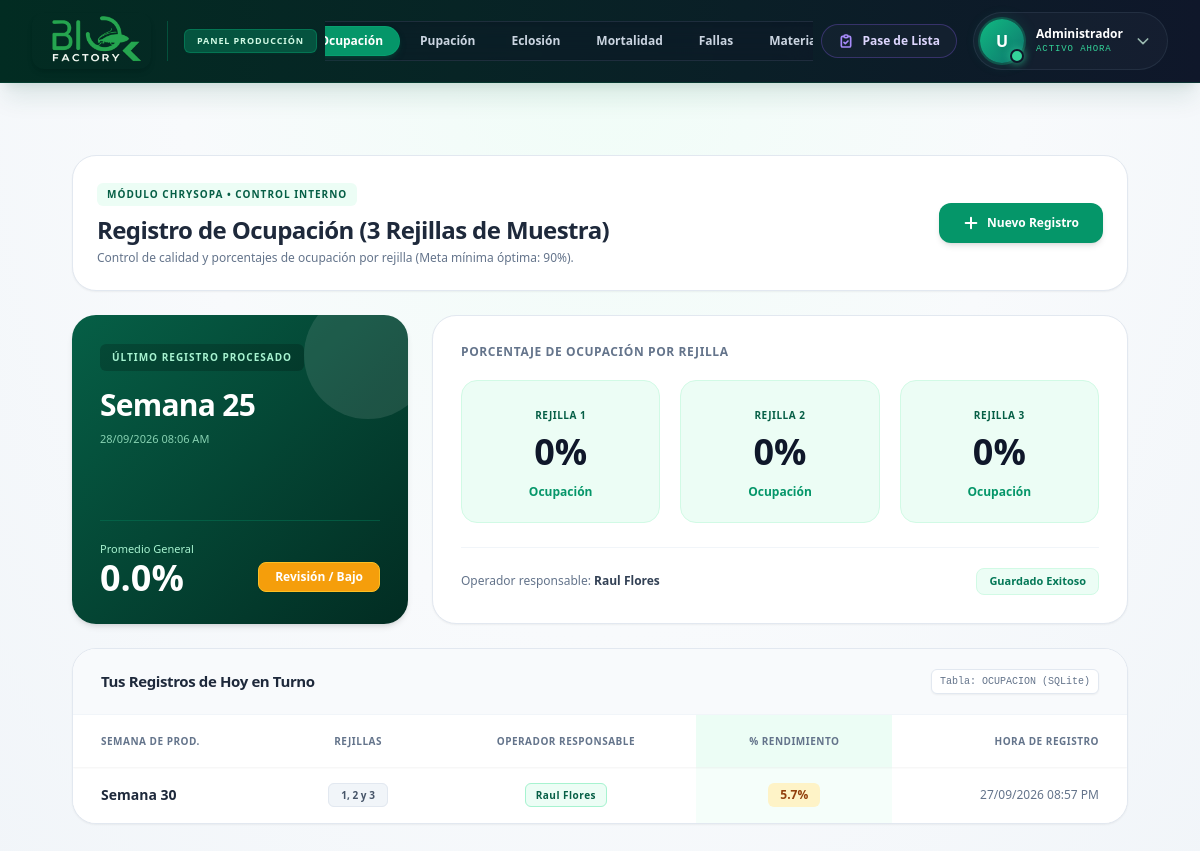
/piso/chrysopa/ocupacion, run on the app's committed database.
### tables this page shows
CREATE TABLE PROD_DETALLE_CHRYSOPA (
    id_detallechr INTEGER PRIMARY KEY AUTOINCREMENT,
    id_lote INTEGER,
    semana INTEGER,
    id_operador INTEGER,
    fecha_registro DATETIME
);

CREATE TABLE USUARIOS (
    id_usuario INTEGER PRIMARY KEY AUTOINCREMENT,
    id_area INTEGER,
    nombre_usuario VARCHAR(150) NOT NULL,
    puesto VARCHAR(100),
    nip_firma VARCHAR(50)
, estatus TEXT DEFAULT 'Activo');

### routes/prod_chrysopa.py (the view)
@prod_chrysopa_bp.route('/ocupacion')
def ocupacion():
    try:
        conn = get_db_connection()
        cursor = conn.cursor()
        cursor.execute("""
            SELECT P.id_detallechr, P.id_lote, P.semana, P.fecha_registro, U.nombre_usuario
            FROM PROD_DETALLE_CHRYSOPA P
            JOIN USUARIOS U ON P.id_operador = U.id_usuario
            ORDER BY P.id_detallechr DESC LIMIT 1
        """)
        ultimo_lote = cursor.fetchone()
        resumen_ultimo = None
        if ultimo_lote:
            id_cabecera = ultimo_lote['id_detallechr']
            cursor.execute("SELECT numero_orificio, cantidad FROM OCUPACION WHERE id_detallechr = ?", (id_cabecera,))
            orificios = cursor.fetchall()
            r1 = sum(1 for o in orificios if 1 <= o['numero_orificio'] <= 100 and o['cantidad'] > 0)
            r2 = sum(1 for o in orificios if 101 <= o['numero_orificio'] <= 200 and o['cantidad'] > 0)
            r3 = sum(1 for o in orificios if 201 <= o['numero_orificio'] <= 300 and o['cantidad'] > 0)
            promedio = round((r1 + r2 + r3) / 3, 1)
            resumen_ultimo = {
                'lote': ultimo_lote['id_lote'], 'semana': ultimo_lote['semana'],
                'fecha': datetime.strptime(ultimo_lote['fecha_registro'], '%Y-%m-%d %H:%M:%S').strftime('%d/%m/%Y %I:%M %p'),
                'operador': ultimo_lote['nombre_usuario'], 'r1': r1, 'r2': r2, 'r3': r3,
                'promedio': promedio, 'estatus': "Aceptado" if promedio >= 90.0 else "Revisión / Bajo"
            }
        cursor.execute("""
            SELECT P.id_detallechr, P.semana, P.fecha_registro, U.nombre_usuario
            FROM PROD_DETALLE_CHRYSOPA P
            JOIN USUARIOS U ON P.id_operador = U.id_usuario
            ORDER BY P.id_detallechr DESC LIMIT 10
        """)
        historial = []
        for fila in cursor.fetchall():
            cursor.execute("SELECT numero_orificio, cantidad FROM OCUPACION WHERE id_detallechr = ?", (fila['id_detallechr'],))
            orifs = cursor.fetchall()
            if orifs:
                h1 = sum(1 for o in orifs if 1 <= o['numero_orificio'] <= 100 and o['cantidad'] > 0)
                h2 = sum(1 for o in orifs if 101 <= o['numero_orificio'] <= 200 and o['cantidad'] > 0)
                h3 = sum(1 for o in orifs if 201 <= o['numero_orificio'] <= 300 and o['cantidad'] > 0)
                historial.append({
                    'semana': fila['semana'], 'operador': fila['nombre_usuario'],
                    'fecha': datetime.strptime(fila['fecha_registro'], '%Y-%m-%d %H:%M:%S').strftime('%d/%m/%Y %I:%M %p'),
                    'porcentaje': round((h1 + h2 + h3) / 3, 1)
                })
        conn.close()
    except Exception as e:
        resumen_ultimo = None; historial = []
    return render_template('produccion/chrysopa/ocupacion.html', ultimo=resumen_ultimo, historial=historial)

### routes/prod_chrysopa.py (called while the page is built)
def get_db_connection():
    conn = sqlite3.connect('Bd_SIO-AGRO.db', isolation_level=None)
    conn.row_factory = sqlite3.Row
    return conn

### templates/produccion/chrysopa/ocupacion.html (shortened to what this page needs)
{% extends "produccion/base_produc.html" %}
{% block navbar_menu %}
<div class="flex items-center gap-1 p-1 bg-slate-900/40 rounded-full border border-slate-700/50 backdrop-blur-md shadow-inner">
    <a href="{{ url_for('prod_chrysopa.ocupacion') }}" class="px-3 sm:px-4 py-1.5 rounded-full text-[11px] sm:text-xs font-bold text-white bg-emerald-600 shadow-md shadow-emerald-900/50 border border-emerald-500/30 transition-all cursor-default whitespace-nowrap">Ocupación</a>
    <a href="{{ url_for('prod_chrysopa.pupacion') }}" class="px-3 sm:px-4 py-1.5 rounded-full text-[11px] sm:text-xs font-bold text-slate-300 hover:text-white hover:bg-slate-700/50 transition-all whitespace-nowrap">Pupación</a>
    <a href="{{ url_for('prod_chrysopa.eclosion') }}" class="px-3 sm:px-4 py-1.5 rounded-full text-[11px] sm:text-xs font-bold text-slate-300 hover:text-white hover:bg-slate-700/50 transition-all whitespace-nowrap">Eclosión</a>
    <a href="{{ url_for('prod_chrysopa.mortalidad') }}" class="px-3 sm:px-4 py-1.5 rounded-full text-[11px] sm:text-xs font-bold text-slate-300 hover:text-white hover:bg-slate-700/50 transition-all whitespace-nowrap">Mortalidad</a>
    <a href="{{ url_for('prod_chrysopa.fallas') }}" class="px-3 sm:px-4 py-1.5 rounded-full text-[11px] sm:text-xs font-bold text-slate-300 hover:text-white hover:bg-slate-700/50 transition-all whitespace-nowrap">Fallas</a>
    <a href="{{ url_for('prod_chrysopa.materiales') }}" class="px-3 sm:px-4 py-1.5 rounded-full text-[11px] sm:text-xs font-bold text-slate-300 hover:text-white hover:bg-slate-700/50 transition-all whitespace-nowrap">Material</a>
</div>
{% endblock %}
{% block content %}
    <main class="flex-1 overflow-y-auto p-6 lg:p-10">
        <div class="max-w-[1200px] mx-auto space-y-6">
            <div class="bg-white border border-slate-200 p-6 rounded-3xl shadow-sm flex flex-col md:flex-row justify-between items-start md:items-center gap-4">
                <div>
                    <div class="inline-flex items-center gap-1.5 px-2.5 py-1 rounded-md bg-emerald-50 text-emerald-800 text-[10px] font-bold tracking-widest uppercase mb-2">
                        Módulo Chrysopa &bull; Control Interno
                    </div>
                    <h1 class="text-2xl font-black text-slate-800 tracking-tight mb-1">Registro de Ocupación (3 Rejillas de Muestra)</h1>
                    <p class="text-xs text-slate-500 font-medium">Control de calidad y porcentajes de ocupación por rejilla (Meta mínima óptima: 90%).</p>
                </div>
                <button onclick="abrirConfiguracionLote()" class="bg-emerald-600 hover:bg-emerald-700 text-white text-xs font-bold py-3 px-6 rounded-xl transition-all flex items-center gap-2 shadow-md whitespace-nowrap">
                    <svg class="w-4 h-4 font-bold" fill="none" stroke="currentColor" viewBox="0 0 24 24"><path stroke-linecap="round" stroke-linejoin="round" stroke-width="3" d="M12 4v16m8-8H4"></path></svg>
                    Nuevo Registro
                </button>
            </div>
            {% if ultimo %}
            <div class="grid grid-cols-1 lg:grid-cols-12 gap-6">
                <div class="lg:col-span-4 bg-gradient-to-br from-emerald-800 to-emerald-950 text-white p-7 rounded-3xl shadow-md flex flex-col justify-between relative overflow-hidden">
                    <div class="absolute -right-6 -top-6 w-32 h-32 bg-white/10 rounded-full"></div>
                    <div>
                        <span class="inline-block text-[10px] font-bold tracking-widest uppercase text-emerald-200 bg-black/20 px-3 py-1.5 rounded-md mb-4">Último Registro Procesado</span>
                        <h2 class="text-3xl font-black tracking-tight mb-1 relative z-10">Semana {{ ultimo.semana }}</h2>
                        <div class="flex items-center gap-3 mt-2 relative z-10">
                            <p class="text-[11px] text-emerald-200/80">{{ ultimo.fecha }}</p>
                        </div>
                    </div>
                    <div class="mt-8 border-t border-emerald-700/50 pt-5 flex items-end justify-between relative z-10">
                        <div>
                            <p class="text-[11px] text-emerald-200 font-medium mb-0.5">Promedio General</p>
                            <p class="text-4xl font-black text-white leading-none">{{ ultimo.promedio }}%</p>
                        </div>
                        <span class="px-4 py-1.5 rounded-lg text-xs font-bold text-white shadow-sm mb-1 {% if ultimo.promedio >= 90.0 %}bg-emerald-500 border border-emerald-400{% else %}bg-amber-500 border border-amber-400{% endif %}">
                            {{ ultimo.estatus }}
                        </span>
                    </div>
                </div>
                <div class="lg:col-span-8 bg-white border border-slate-200 p-7 rounded-3xl shadow-sm flex flex-col justify-between">
                    <div>
                        <h3 class="text-xs font-bold uppercase tracking-wider text-slate-500 mb-5">Porcentaje de Ocupación por Rejilla</h3>
                        <div class="grid grid-cols-3 gap-5">
                            <div class="bg-emerald-50 border border-emerald-100 p-5 rounded-2xl text-center">
                                <span class="text-[10px] font-black uppercase tracking-wider text-emerald-800">Rejilla 1</span>
                                <p class="text-4xl font-black text-slate-900 leading-tight mt-1 mb-1">{{ ultimo.r1 }}%</p>
                                <span class="text-xs font-bold text-emerald-600">Ocupación</span>
                            </div>
                            <div class="bg-emerald-50 border border-emerald-100 p-5 rounded-2xl text-center">
                                <span class="text-[10px] font-black uppercase tracking-wider text-emerald-800">Rejilla 2</span>
                                <p class="text-4xl font-black text-slate-900 leading-tight mt-1 mb-1">{{ ultimo.r2 }}%</p>
                                <span class="text-xs font-bold text-emerald-600">Ocupación</span>
                            </div>
                            <div class="bg-emerald-50 border border-emerald-100 p-5 rounded-2xl text-center">
                                <span class="text-[10px] font-black uppercase tracking-wider text-emerald-800">Rejilla 3</span>
                                <p class="text-4xl font-black text-slate-900 leading-tight mt-1 mb-1">{{ ultimo.r3 }}%</p>
                                <span class="text-xs font-bold text-emerald-600">Ocupación</span>
                            </div>
                        </div>
                    </div>
                    <div class="mt-6 pt-5 border-t border-slate-100 flex justify-between items-center">
                        <span class="text-xs text-slate-500 font-medium">Operador responsable: <strong class="text-slate-700">{{ ultimo.operador }}</strong></span>
                        <span class="text-[11px] font-bold text-emerald-700 bg-emerald-50 px-3 py-1 rounded-lg border border-emerald-100">Guardado Exitoso</span>
                    </div>
                </div>
            </div>
            {% else %}
            <div class="bg-white p-10 text-center rounded-3xl border border-slate-200">
                <p class="text-slate-500 font-bold">Aún no hay registros de ocupación.</p>
            </div>
            {% endif %}
            <div class="bg-white rounded-3xl shadow-sm border border-slate-200 overflow-hidden mt-6">
                <div class="bg-slate-50 px-7 py-5 border-b border-slate-100 flex justify-between items-center">
                    <h2 class="text-[15px] font-bold text-slate-800 tracking-tight">Tus Registros de Hoy en Turno</h2>
                    <span class="text-[10px] text-slate-500 font-mono bg-white border border-slate-200 px-2 py-1 rounded-md shadow-sm">Tabla: OCUPACION (SQLite)</span>
                </div>
                <div class="overflow-x-auto table-container">
                    <table class="min-w-full text-sm">
                        <thead class="bg-white sticky top-0 z-10 shadow-sm">
                            <tr>
                                <th class="px-7 py-4 text-left font-extrabold text-slate-500 uppercase tracking-wider text-[10px]">Semana de Prod.</th>
                                <th class="px-7 py-4 text-center font-extrabold text-slate-500 uppercase tracking-wider text-[10px]">Rejillas</th>
                                <th class="px-7 py-4 text-center font-extrabold text-slate-500 uppercase tracking-wider text-[10px]">Operador Responsable</th>
                                <th class="px-7 py-4 text-center font-extrabold text-slate-500 uppercase tracking-wider text-[10px] bg-emerald-50">% Rendimiento</th>
                                <th class="px-7 py-4 text-right font-extrabold text-slate-500 uppercase tracking-wider text-[10px]">Hora de Registro</th>
                            </tr>
                        </thead>
                        <tbody class="divide-y divide-slate-100 bg-white">
                            {% for reg in historial %}
                            <tr class="hover:bg-slate-50 transition-colors">
                                <td class="px-7 py-4 font-bold text-slate-800">Semana {{ reg.semana }}</td>
                                <td class="px-7 py-4 text-center"><span class="px-3 py-1 bg-slate-100 rounded-md text-[10px] font-bold text-slate-600 border border-slate-200">1, 2 y 3</span></td>
                                <td class="px-7 py-4 text-center text-slate-700 font-medium">
                                    <span class="bg-emerald-50 text-emerald-800 border border-emerald-200 px-2.5 py-1 rounded-md text-[10px] font-bold tracking-wider">
                                        {{ reg.operador }}
                                    </span>
                                </td>
                                <td class="px-7 py-4 text-center bg-emerald-50/50">
                                    <span class="inline-flex items-center px-3 py-1 rounded-md text-xs font-black {% if reg.porcentaje >= 90.0 %}bg-emerald-100 text-emerald-800{% else %}bg-amber-100 text-amber-800{% endif %}">
                                        {{ reg.porcentaje }}%
                                    </span>
                                </td>
                                <td class="px-7 py-4 text-right text-slate-500 font-medium text-xs">{{ reg.fecha }}</td>
                            </tr>
                            {% else %}
                            <tr>
                                <td colspan="5" class="px-7 py-8 text-center text-slate-500 font-medium">No se han registrado datos en este turno.</td>
                            </tr>
                            {% endfor %}
                        </tbody>
                    </table>
                </div>
            </div>
        </div>
    </main>
{% endblock %}

### data on the page
PROD_DETALLE_CHRYSOPA: semana "25"
USUARIOS: operador "Raul Flores"
PROD_DETALLE_CHRYSOPA: semana "30", operador "Raul Flores", porcentaje "5.7", fecha "27/09/2026 08:57 PM"

### other printed values
{{ session.get('nombre', 'U')[0]|upper if session.get('nombre') else 'U' }} "U"
{{ session.get('nombre', 'Administrador') }} "Administrador"
{{ ultimo.fecha }} "28/09/2026 08:06 AM"
{{ ultimo.promedio }} "0.0"
{{ ultimo.estatus }} "Revisión / Bajo"
{{ ultimo.r1 }} "0"
{{ ultimo.r2 }} "0"
{{ ultimo.r3 }} "0"
